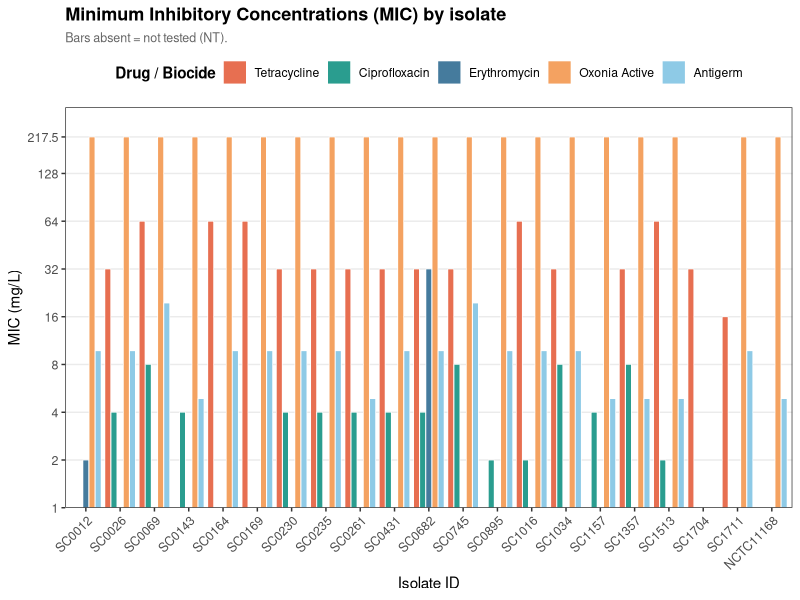
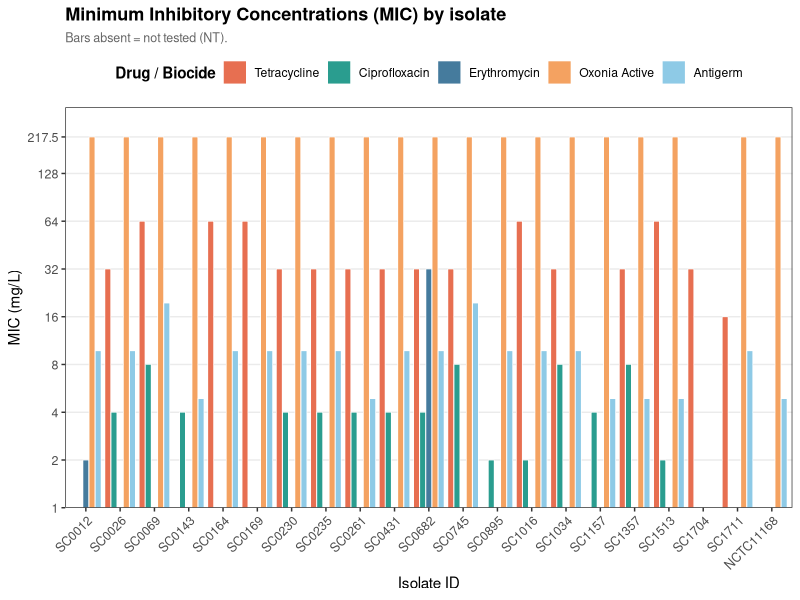

Source code (R) for these figures, in order:
# ============================================================
# MIC Bar Plot - grouped by isolate, 5 bars per isolate
# Aline Rodrigues - Chapter 4/5 biocide & AMR phenotypic data
# ============================================================

library(ggplot2)
library(dplyr)
library(tidyr)
library(forcats)


getwd()
setwd("C:/Users/21004751/OneDrive - Massey University/Student Projects - Aline Parolin Calarga PhD Project - Aline Parolin Calarga PhD Project/Thesis/Chapter 04 Campy cmeABC efflux pump/WRITING/Figures/FIG_MIC/")


# ---- Data entry ----
# Biocide values are in mg/L (converted from %)
# x = not tested (NA)
# S* in result = phenotypically susceptible despite disc diffusion R

data <- tribble(
  ~ID,          ~Species,   ~TET,   ~CIP,   ~ERY,   ~Oxonia,  ~Antigerm,
  "SC0012",     "C. coli",  NA,      NA,   2,      217.5,    9.765,
  "SC0026",     "C. jejuni",32,     4,      NA,     217.5,    9.765,
  "SC0069",     "C. jejuni",64,     8,      NA,     217.5,    19.53,
  "SC0143",     "C. jejuni",NA,   4,      NA,     217.5,    4.88,
  "SC0164",     "C. jejuni",64,     NA,   NA,     217.5,    9.765,
  "SC0169",     "C. jejuni",64,     NA,   NA,     217.5,    9.765,
  "SC0230",     "C. jejuni",32,     4,      NA,     217.5,    9.765,
  "SC0235",     "C. jejuni",32,     4,      NA,     217.5,    9.765,
  "SC0261",     "C. jejuni",32,     4,      NA,     217.5,    4.88,
  "SC0431",     "C. jejuni",32,     4,      NA,     217.5,    9.765,
  "SC0682",     "C. coli",  32,     4,      32,     217.5,    9.765,
  "SC0745",     "C. coli",  32,     8,      NA,     217.5,    19.53,
  "SC0895",     "C. jejuni",NA,   2,      NA,     217.5,    9.765,
  "SC1016",     "C. jejuni",64,     2,      NA,     217.5,    9.765,
  "SC1034",     "C. jejuni",32,     8,      NA,     217.5,    9.765,
  "SC1157",     "C. jejuni",NA,   4,      NA,     217.5,    4.88,
  "SC1357",     "C. jejuni",32,     8,      NA,     217.5,    4.88,
  "SC1513",     "C. jejuni",64,     2,      NA,     217.5,    4.88,
  "SC1704",     "C. jejuni",32,     NA,     NA,     NA,       NA,
  "SC1711",     "C. jejuni",16,     NA,   NA,     217.5,    9.765,
  "NCTC11168",  "C. jejuni",NA,   NA,   NA,     217.5,    4.88,
)

# ---- Reshape to long format ----
data_long <- data %>%
  pivot_longer(
    cols = c(TET, CIP, ERY, Oxonia, Antigerm),
    names_to  = "Drug",
    values_to = "MIC"
  ) %>%
  mutate(
    Drug = factor(Drug,
                  levels = c("TET", "CIP", "ERY", "Oxonia", "Antigerm"),
                  labels = c("Tetracycline",
                             "Ciprofloxacin",
                             "Erythromycin",
                             "Oxonia Active",
                             "Antigerm")),
    ID = factor(ID, levels = unique(data$ID))
  )

# ---- Colour palette (colourblind-friendly) ----
drug_colours <- c(
  "Tetracycline"  = "#E76F51",
  "Ciprofloxacin" = "#2A9D8F",
  "Erythromycin"  = "#457B9D",
  "Oxonia Active" = "#F4A261",
  "Antigerm"      = "#8ECAE6"
)

# ---- Plot ----
p <- ggplot(data_long, aes(x = ID, y = MIC, fill = Drug)) +
  geom_bar(
    stat     = "identity",
    position = position_dodge2(width = 0.9, preserve = "single", padding = 0.05),
    na.rm    = TRUE,
    colour   = "white",
    linewidth = 0.25
  ) +
  scale_y_log10(
    breaks = c(0.01, 0.03, 0.06, 0.12, 0.25, 0.5, 1, 2, 4, 8, 16, 32, 64, 128, 217.5),
    labels = c("0.01", "0.03", "0.06", "0.12", "0.25", "0.5",
               "1", "2", "4", "8", "16", "32", "64", "128", "217.5"),
    expand = expansion(mult = c(0, 0.08))
  ) +
  scale_fill_manual(values = drug_colours, name = "Drug / Biocide") +
  labs(
    title    = "Minimum Inhibitory Concentrations (MIC) by isolate",
    subtitle = "Bars absent = not tested (NT).",
    x        = "Isolate ID",
    y        = "MIC (mg/L)"
  ) +
  theme_bw(base_size = 11) +
  theme(
    axis.text.x      = element_text(angle = 45, hjust = 1, size = 9),
    axis.text.y      = element_text(size = 9),
    legend.position  = "top",
    legend.title     = element_text(face = "bold"),
    panel.grid.major.x = element_blank(),
    panel.grid.minor   = element_blank(),
    strip.background = element_rect(fill = "grey92"),
    plot.title       = element_text(face = "bold", size = 13),
    plot.subtitle    = element_text(size = 9, colour = "grey40"),
    plot.caption     = element_text(size = 8, colour = "grey50", hjust = 0)
  )

print(p)

# ---- Save ----
ggsave(
  "mic_barplot.pdf",
  plot   = p,
  width  = 14,
  height = 6,
  device = cairo_pdf
)


message("Saved: mic_barplot.pdf and mic_barplot.png")
